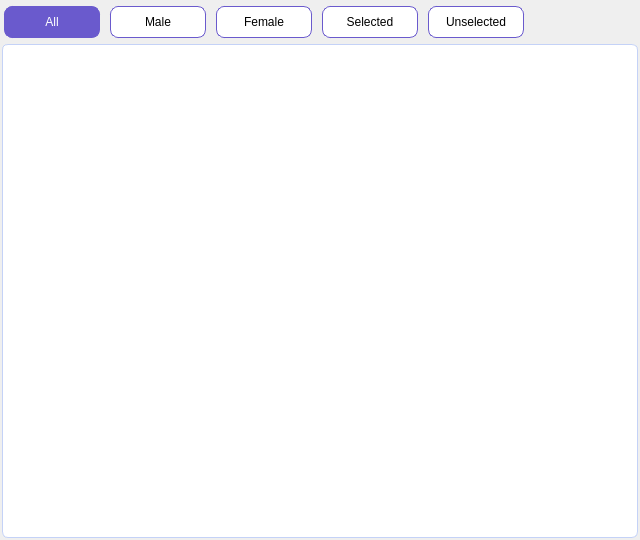
<?xml version="1.0" encoding="UTF-8"?>
<ui version="4.0">
 <class>HistroyPage</class>
 <widget class="QWidget" name="HistroyPage">
  <property name="geometry">
   <rect>
    <x>0</x>
    <y>0</y>
    <width>640</width>
    <height>540</height>
   </rect>
  </property>
  <property name="minimumSize">
   <size>
    <width>640</width>
    <height>540</height>
   </size>
  </property>
  <property name="maximumSize">
   <size>
    <width>640</width>
    <height>540</height>
   </size>
  </property>
  <property name="windowTitle">
   <string>Form</string>
  </property>
  <layout class="QVBoxLayout" name="verticalLayout">
   <property name="leftMargin">
    <number>1</number>
   </property>
   <property name="topMargin">
    <number>1</number>
   </property>
   <property name="rightMargin">
    <number>1</number>
   </property>
   <property name="bottomMargin">
    <number>1</number>
   </property>
   <item>
    <widget class="QWidget" name="widget" native="true">
     <property name="minimumSize">
      <size>
       <width>0</width>
       <height>0</height>
      </size>
     </property>
     <property name="maximumSize">
      <size>
       <width>16777215</width>
       <height>16777215</height>
      </size>
     </property>
     <layout class="QVBoxLayout" name="verticalLayout_2">
      <property name="spacing">
       <number>0</number>
      </property>
      <property name="leftMargin">
       <number>0</number>
      </property>
      <property name="topMargin">
       <number>0</number>
      </property>
      <property name="rightMargin">
       <number>0</number>
      </property>
      <property name="bottomMargin">
       <number>0</number>
      </property>
      <item>
       <widget class="QWidget" name="widget_2" native="true">
        <layout class="QHBoxLayout" name="horizontalLayout">
         <property name="leftMargin">
          <number>1</number>
         </property>
         <property name="topMargin">
          <number>1</number>
         </property>
         <property name="rightMargin">
          <number>1</number>
         </property>
         <property name="bottomMargin">
          <number>1</number>
         </property>
         <item>
          <widget class="QPushButton" name="pushButton_10">
           <property name="minimumSize">
            <size>
             <width>100</width>
             <height>40</height>
            </size>
           </property>
           <property name="maximumSize">
            <size>
             <width>100</width>
             <height>40</height>
            </size>
           </property>
           <property name="styleSheet">
            <string notr="true">QPushButton{
    border-radius: 8px;
    padding: 4px 4px;
    text-align: center;
    text-decoration: none;
    margin: 4px 2px;
    background-color: white;
    color: black;
    border: 1px solid #6A5ACD;
}
QPushButton:hover {
    color: white;
    background-color: #6A5ACD;
}
QPushButton:checked {
    background-color: #6A5ACD;
	color: white;
}
QPushButton:pressed {
    background-color: #8470FF;
	border: 1px solid #8470FF;
}</string>
           </property>
           <property name="text">
            <string>All</string>
           </property>
           <property name="checkable">
            <bool>true</bool>
           </property>
           <property name="checked">
            <bool>true</bool>
           </property>
           <property name="autoExclusive">
            <bool>true</bool>
           </property>
          </widget>
         </item>
         <item>
          <widget class="QPushButton" name="pushButton_11">
           <property name="minimumSize">
            <size>
             <width>100</width>
             <height>40</height>
            </size>
           </property>
           <property name="maximumSize">
            <size>
             <width>100</width>
             <height>40</height>
            </size>
           </property>
           <property name="styleSheet">
            <string notr="true">QPushButton{
    border-radius: 8px;
    padding: 4px 4px;
    text-align: center;
    text-decoration: none;
    margin: 4px 2px;
    background-color: white;
    color: black;
    border: 1px solid #6A5ACD;
}
QPushButton:hover {
    color: white;
    background-color: #6A5ACD;
}
QPushButton:checked {
    background-color: #6A5ACD;
	color: white;
}
QPushButton:pressed {
    background-color: #8470FF;
	border: 1px solid #8470FF;
}</string>
           </property>
           <property name="text">
            <string>Male</string>
           </property>
           <property name="checkable">
            <bool>true</bool>
           </property>
           <property name="autoExclusive">
            <bool>true</bool>
           </property>
          </widget>
         </item>
         <item>
          <widget class="QPushButton" name="pushButton_12">
           <property name="minimumSize">
            <size>
             <width>100</width>
             <height>40</height>
            </size>
           </property>
           <property name="maximumSize">
            <size>
             <width>100</width>
             <height>40</height>
            </size>
           </property>
           <property name="styleSheet">
            <string notr="true">QPushButton{
    border-radius: 8px;
    padding: 4px 4px;
    text-align: center;
    text-decoration: none;
    margin: 4px 2px;
    background-color: white;
    color: black;
    border: 1px solid #6A5ACD;
}
QPushButton:hover {
    color: white;
    background-color: #6A5ACD;
}
QPushButton:checked {
    background-color: #6A5ACD;
	color: white;
}
QPushButton:pressed {
    background-color: #8470FF;
	border: 1px solid #8470FF;
}</string>
           </property>
           <property name="text">
            <string>Female</string>
           </property>
           <property name="checkable">
            <bool>true</bool>
           </property>
           <property name="autoExclusive">
            <bool>true</bool>
           </property>
          </widget>
         </item>
         <item>
          <widget class="QPushButton" name="pushButton_13">
           <property name="minimumSize">
            <size>
             <width>100</width>
             <height>40</height>
            </size>
           </property>
           <property name="maximumSize">
            <size>
             <width>100</width>
             <height>40</height>
            </size>
           </property>
           <property name="styleSheet">
            <string notr="true">QPushButton{
    border-radius: 8px;
    padding: 4px 4px;
    text-align: center;
    text-decoration: none;
    margin: 4px 2px;
    background-color: white;
    color: black;
    border: 1px solid #6A5ACD;
}
QPushButton:hover {
    color: white;
    background-color: #6A5ACD;
}
QPushButton:checked {
    background-color: #6A5ACD;
	color: white;
}
QPushButton:pressed {
    background-color: #8470FF;
	border: 1px solid #8470FF;
}</string>
           </property>
           <property name="text">
            <string>Selected</string>
           </property>
           <property name="checkable">
            <bool>true</bool>
           </property>
           <property name="autoExclusive">
            <bool>true</bool>
           </property>
          </widget>
         </item>
         <item>
          <widget class="QPushButton" name="pushButton_14">
           <property name="minimumSize">
            <size>
             <width>100</width>
             <height>40</height>
            </size>
           </property>
           <property name="maximumSize">
            <size>
             <width>100</width>
             <height>40</height>
            </size>
           </property>
           <property name="styleSheet">
            <string notr="true">QPushButton{
    border-radius: 8px;
    padding: 4px 4px;
    text-align: center;
    text-decoration: none;
    margin: 4px 2px;
    background-color: white;
    color: black;
    border: 1px solid #6A5ACD;
}
QPushButton:hover {
    color: white;
    background-color: #6A5ACD;
}
QPushButton:checked {
    background-color: #6A5ACD;
	color: white;
}
QPushButton:pressed {
    background-color: #8470FF;
	border: 1px solid #8470FF;
}</string>
           </property>
           <property name="text">
            <string>Unselected</string>
           </property>
           <property name="checkable">
            <bool>true</bool>
           </property>
           <property name="autoExclusive">
            <bool>true</bool>
           </property>
          </widget>
         </item>
         <item>
          <spacer name="horizontalSpacer">
           <property name="orientation">
            <enum>Qt::Horizontal</enum>
           </property>
           <property name="sizeHint" stdset="0">
            <size>
             <width>40</width>
             <height>20</height>
            </size>
           </property>
          </spacer>
         </item>
        </layout>
       </widget>
      </item>
      <item>
       <widget class="QWidget" name="widget_3" native="true">
        <layout class="QVBoxLayout" name="verticalLayout_3">
         <property name="leftMargin">
          <number>1</number>
         </property>
         <property name="topMargin">
          <number>1</number>
         </property>
         <property name="rightMargin">
          <number>1</number>
         </property>
         <property name="bottomMargin">
          <number>1</number>
         </property>
         <item>
          <widget class="QTableView" name="tableView">
           <property name="minimumSize">
            <size>
             <width>0</width>
             <height>0</height>
            </size>
           </property>
           <property name="maximumSize">
            <size>
             <width>16777215</width>
             <height>16777215</height>
            </size>
           </property>
           <property name="styleSheet">
            <string notr="true">QTableView {
    border: 1px solid #C4D2F7;
    border-radius: 6px;
    background-color: #ffffff;
    color: black;
    gridline-color: #ccc; /* 网格线颜色 */
    outline: none;
    selection-background-color: transparent; /* 必须关掉，交给 ::item 控制选中 */
}

/* 单元格 */
QTableView::item {
    padding: 4px 6px;
    border: none;
}
QTableView::item:hover:!selected {
    background-color: rgb(255,184,77); /* 浅橙悬浮 */
    color: #000000;
}
QTableView::item:selected:active {
    background-color: rgb(255,125,0); /* 主橙选中 */
    color: white;
}
QTableView::item:selected:!active {
    background-color: rgb(200, 100, 0);
    color: #dddddd;
}
/* 隔行变色，代码开启 ui-&gt;tableView-&gt;setAlternatingRowColors(true); */
QTableView::item:alternate {
    background-color: #F2F6FF;
}

/* ========== 水平表头（顶部列标题） ========== */
QTableView::section:horizontal {
    background-color: #C4D2F7;
    color: #ffffff;
    padding: 6px 8px;
    border: none;
    border-right: 1px solid #C4D2F7;
    border-bottom: 1px solid #C4D2F7;
}
QTableView::section:horizontal:hover {
    background-color: #484848;
}

/* ========== 垂直表头（左侧行号，如果你没隐藏时生效） ========== */
QTableView::section:vertical {
    background-color: #3c3c3c;
    color: #cccccc;
    padding: 4px;
    border: none;
    border-right: 1px solid #444444;
    border-bottom: 1px solid #444444;
}

/* ========== 滚动条（只属于这个TableView，不全局生效） ========== */
QTableView QScrollBar:vertical {
    width: 8px;
    background: transparent;
    margin: 2px;
}
QTableView QScrollBar::handle:vertical {
    background: #555555;
    border-radius: 4px;
    min-height: 20px;
}
QTableView QScrollBar::handle:vertical:hover {
    background: #707070;
}
QTableView QScrollBar::sub-line:vertical,
QTableView QScrollBar::add-line:vertical {
    height:0;
}
QTableView QScrollBar::up-arrow:vertical,
QTableView QScrollBar::down-arrow:vertical {
    width:0;
    height:0;
}
QTableView QScrollBar::sub-page:vertical,
QTableView QScrollBar::add-page:vertical {
    background: transparent;
}

QTableView QScrollBar:horizontal {
    height: 8px;
    background: transparent;
    margin: 2px;
}
QTableView QScrollBar::handle:horizontal {
    background: #555555;
    border-radius: 4px;
    min-width: 20px;
}
QTableView QScrollBar::handle:horizontal:hover {
    background: #707070;
}
QTableView QScrollBar::sub-line:horizontal,
QTableView QScrollBar::add-line:horizontal {
    width:0;
}
QTableView QScrollBar::left-arrow:horizontal,
QTableView QScrollBar::right-arrow:horizontal {
    width:0;
    height:0;
}
QTableView QScrollBar::sub-page:horizontal,
QTableView QScrollBar::add-page:horizontal {
    background: transparent;
}</string>
           </property>
          </widget>
         </item>
        </layout>
       </widget>
      </item>
     </layout>
    </widget>
   </item>
  </layout>
 </widget>
 <resources/>
 <connections/>
</ui>
